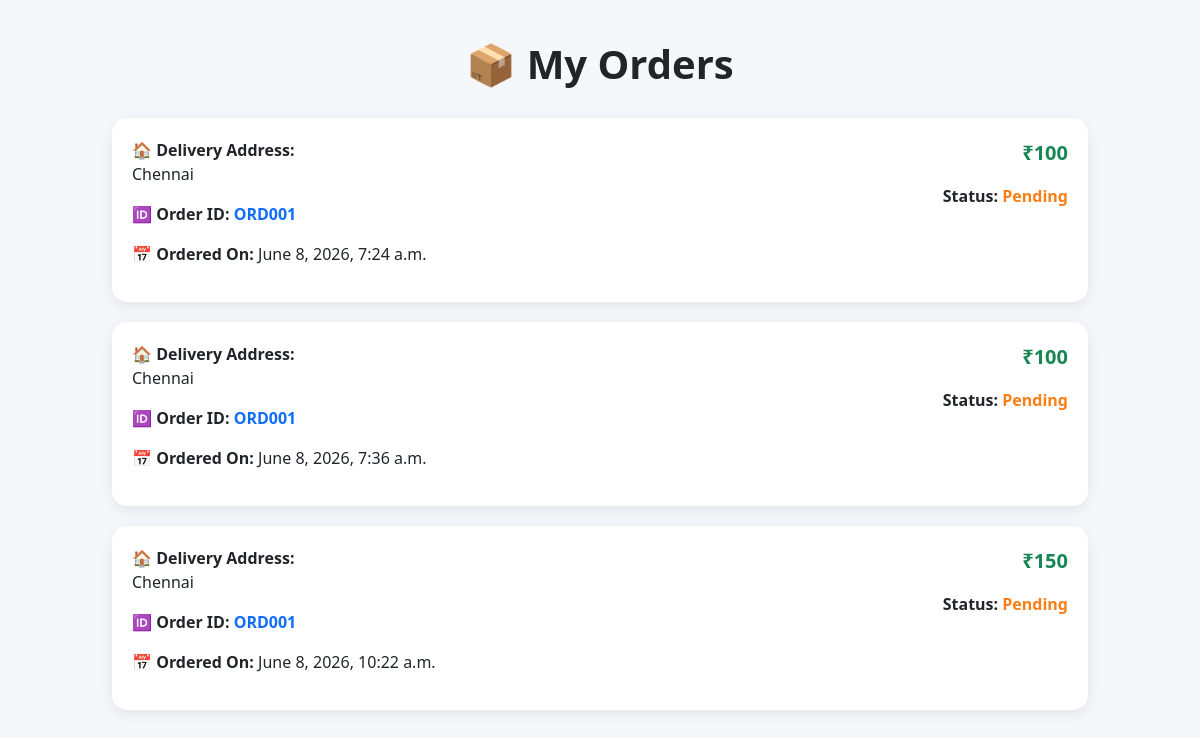
Screenshot of /orders/history/ (signed in) with the database file from the repository.
### orders/models.py (models this page shows, shortened)
class Order(models.Model):
    user = models.ForeignKey(
        User,
        on_delete=models.CASCADE
    )
    address = models.TextField()
    total_price = models.IntegerField()
    created_at = models.DateTimeField(
        auto_now_add=True
    )
    order_id = models.CharField(
    max_length=20,
    default='ORD001'
)
    status = models.CharField(
    max_length=20,
    default='Pending'
)

### orders/views.py (the view)
# urls.py: path('history/', views.order_history, name='history'),
def order_history(request):
    if not request.user.is_authenticated:
        return redirect('/accounts/login')
    orders = Order.objects.filter(
        user=request.user
    )
    return render(
        request,
        'orders/history.html',
        {'orders': orders}
    )

### orders/templates/orders/history.html (shortened to what this page needs)
<!DOCTYPE html>
<html lang="en">
<head>
    <link href="https://cdn.jsdelivr.net/npm/bootstrap@5.3.3/dist/css/bootstrap.min.css" rel="stylesheet">
</head>
<body>
<div class="container orders-container">
    <h1 class="page-title">
        📦 My Orders
    </h1>
    {% if orders %}
        {% for order in orders %}
        <div class="order-card">
            <div class="row">
                <div class="col-md-8">
                    <p>
                        <span class="label">🏠 Delivery Address:</span><br>
                        {{ order.address }}
                    </p>
                    <p>
                        <span class="label">🆔 Order ID:</span>
                        <span class="order-id">
                            {{ order.order_id }}
                        </span>
                    </p>
                    <p>
                        <span class="label">📅 Ordered On:</span>
                        {{ order.created_at }}
                    </p>
                </div>
                <div class="col-md-4 text-md-end">
                    <p class="total-price">
                        ₹{{ order.total_price }}
                    </p>
                    <p>
                        <span class="label">Status:</span>
                        <span class="status
                        {% if order.status == 'Delivered' %}
                            status-delivered
                        {% elif order.status == 'Cancelled' %}
                            status-cancelled
                        {% else %}
                            status-pending
                        {% endif %}
                        ">
                            {{ order.status }}
                        </span>
                    </p>
                </div>
            </div>
        </div>
        {% endfor %}
    {% endif %}
</div>
</body>
</html>

### orders/templates/orders/history.html (style rules this page uses)
body { background:#f5f7fa; }
.orders-container { max-width:1000px; margin:40px auto; }
.order-card { background:white; border-radius:15px; padding:20px; margin-bottom:20px; box-shadow:0 4px 15px rgba(0,0,0,0.08); transition:0.3s; }
.page-title { text-align:center; font-weight:700; margin-bottom:30px; }
.order-id { color:#0d6efd; font-weight:bold; }
.total-price { color:#198754; font-size:20px; font-weight:bold; }
.status { font-weight:bold; }
.status-pending { color:#fd7e14; }
.label { font-weight:600; }

### rows the page displays
Order: address "Chennai", order_id "ORD001", created_at "June 8, 2026, 7:24 a.m.", total_price "100", status "Pending"
Order: address "Chennai", order_id "ORD001", created_at "June 8, 2026, 7:36 a.m.", total_price "100", status "Pending"
Order: address "Chennai", order_id "ORD001", created_at "June 8, 2026, 10:22 a.m.", total_price "150", status "Pending"
